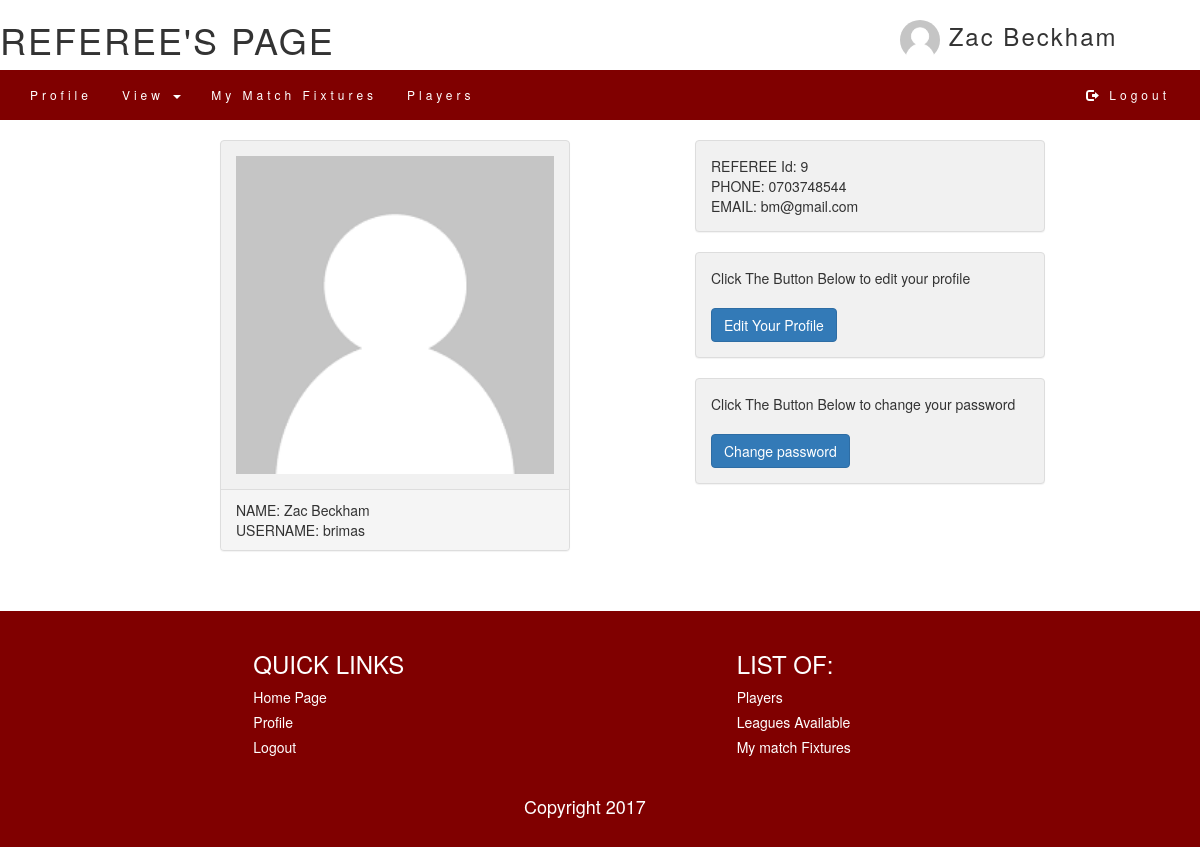
/referee/ (signed in), run on the app's committed database.
### tables this page shows
CREATE TABLE `referee` (
  `ref_id` int(10) NOT NULL,
  `ref_name` varchar(30) DEFAULT NULL,
  `uname` varchar(30) NOT NULL,
  `phone` varchar(10) DEFAULT NULL,
  `email` varchar(30) NOT NULL,
  `image` varchar(100) NOT NULL,
  `status` varchar(20) DEFAULT NULL
);

### referee/index.php (the view, shortened to what this page needs)
<?php
	if(isset($_SESSION['ref'])){
?>
<?php
	include 'header.php';
?>
<!DOCTYPE html>
<html>
<head>
	<link rel="stylesheet" type="text/css" href="css/custom_css.css">
	<link rel="stylesheet" type="text/css" href="css/common.css">
</head>
<body>
	<div class="content">
	<div class="container">
		<div class="row" id="profile_page">
			<div class="col-lg-2">
			</div>
			<div class="col-lg-4">
				<div class="panel panel-default">
					<div class="panel-body">
						 <img
						 	src= <?php echo $profile_image; ?>
						  height="100%" width="100%">
					</div>
					<div class="panel-footer">
						 NAME: <?php echo $ref_name; ?> <br>
						 USERNAME: <?php echo $ref_uname; ?> <br>
					</div>
				</div>
			</div>
			<div class="col-lg-1">
			</div>
			<div class="col-lg-4">
				<div class="panel panel-default">
					<div class="panel-body">
						REFEREE Id: <?php echo $ref_id; ?><br>
						PHONE: <?php echo $ref_phone; ?> <br>
						EMAIL: <?php echo $ref_mail; ?> <br>
					</div>
				</div>
				<DIV class="panel panel-default">
					<div class="panel-body">
						Click The Button Below to edit your profile<br><br>
						 <button class="btn btn-primary" data-toggle="modal" data-target="#mymodal">Edit Your Profile</button>
					</div>
				</DIV>
				<DIV class="panel panel-default">
					<div class="panel-body">
							Click The Button Below to change your password<br><br>
						 <button class="btn btn-primary" data-toggle="modal" data-target="#password_module">Change password</button>
					</div>
				</DIV>
			</div>
	</div>
</div>
</div>
<?php
	include 'footer.php';
?>
</body>
</html>
<?php
	}else{
		header("location: ../login/index.php?message=login");
	}
?>

### referee/header.php (shortened to what this page needs)
<?php
	include 'includes/connection.php';
	$username = $_SESSION['ref'];
	if(empty($username)){
		header("location: ../login/index.php?message=login");
	}else{
	$query = "select * from referee where uname=?";
	if($stmt = $conn->prepare($query)){
		$stmt->bind_param('s',$username);
		$stmt->execute();
		$stmt->bind_result($ref_id, $ref_name, $ref_uname, $ref_phone, $ref_mail, $ref_image, $ref_status);
	}
		$image_path = "photos/";
		if(empty($ref_image)){
			$default_image = 'user.png';
			$profile_image = $image_path.$default_image;
		}else{
			$default_image = $ref_image;
			$profile_image = $image_path.$default_image;
		}
?>
<!DOCTYPE html>
<html>
<head>
		<link rel="stylesheet" href="http://maxcdn.bootstrapcdn.com/bootstrap/3.3.5/css/bootstrap.min.css">
		<link rel="stylesheet" type="text/css" href="css\custom_css.css">
</head>
<body>
	<div>
		<div class="row" id="header_row">
			<div class="col-lg-9">
				<h1>REFEREE'S PAGE</h1>
			</div>
			<div class="col-lg-3">
				<div id='profile'>
						<div class="dropdown">
							<h3><img src=<?php echo $profile_image; ?> data-toggle="dropdown"> <?php echo $ref_name; ?>
						</div>
				</div>
			</div>
		</div>
	</div>
	<div >
		<nav class="navbar navbar-default">
			<div class="container-fluid">
				<div class="collapse navbar-collapse" id="myNavbar">
					<ul class="nav navbar-nav" id="nav_links">
							<li><a href="index.php">Profile</a></li>
							<li class="dropdown">
				      			<a href="#" class="dropdown-toggle" data-toggle="dropdown">View <b class="caret"></b></a>
				      		</li>
						<li><a href="my_match_fixtures.php">My Match Fixtures</a></li>
						<li><a href="players.php">Players</a></li>
					</ul>
					<ul class="nav navbar-nav navbar-right" id="nav_links">
				      <li><a href="includes/logout.inc.php"><span class="glyphicon glyphicon-log-out"></span> Logout</a></li>
	    			</ul>
				</div>
			</div>
		</nav>
	</div>
</body>
</html>
<?php } ?>

### referee/css/custom_css.css (style rules this page uses)
#profile img { height:40px; width:40px; border-radius:50%; }
.row { width:100%; }
.container-fluid { padding-left:0px; padding-right:0px; }
.navbar { margin-bottom:0; background-color:maroon; border: 0; font-size:12px; line-height: line-height: 1.42857143; letter-spacing: 4px; border-radius: 0; z-index: 999; }
#nav_links li a { color:white; }
.navbar-right { float: right!important; margin-right: 0px; }
#header_row { letter-spacing:2px; }
.panel { margin-top:20px; background-color: #F1F1F1; }

### referee/css/common.css (style rules this page uses)
html, body { height: 100%; }
body { display: flex; flex-direction: column; }
.content { flex: 1 0 auto; }

### data on the page
referee: ref_name "Zac Beckham", uname "brimas", ref_id "9", phone "0703748544", email "bm@gmail.com"
